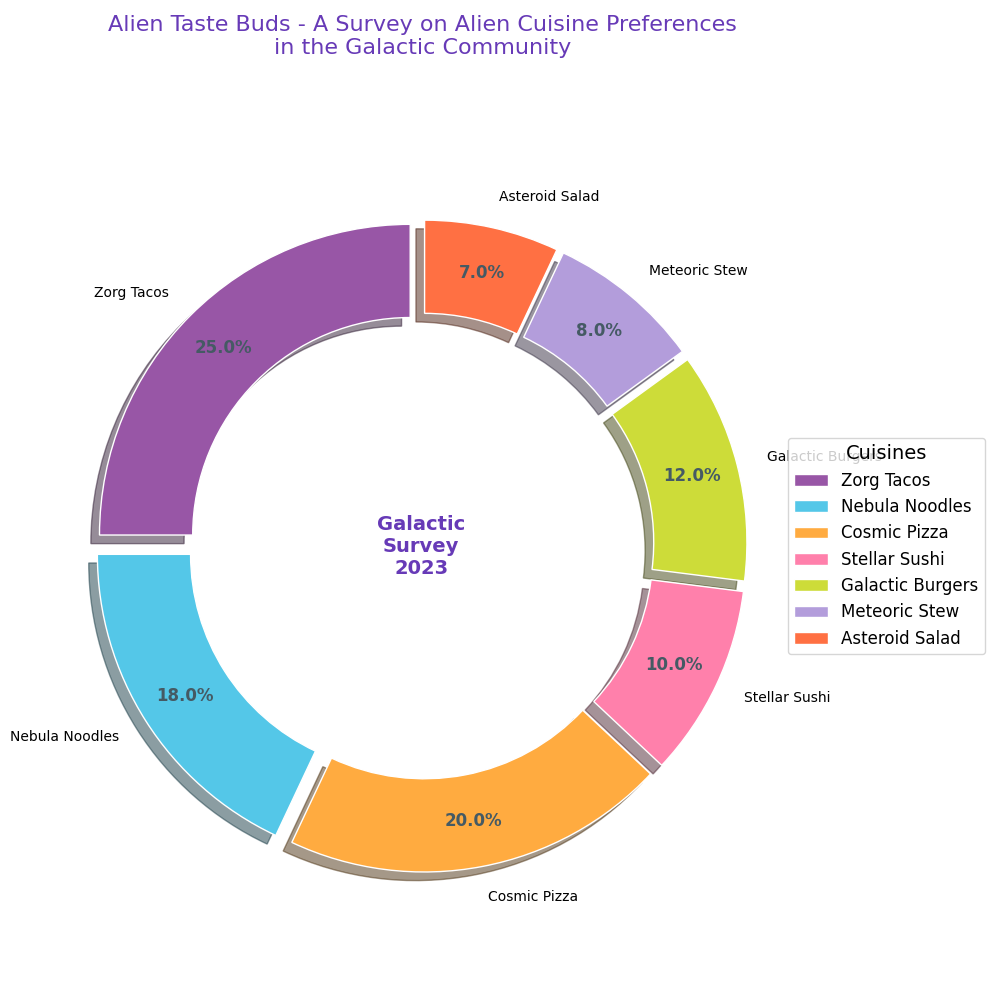

Recreate this plot in Python.
import matplotlib.pyplot as plt
import numpy as np

# Storyline: The Alien Taste Buds - A Survey on Alien Cuisine Preferences in the Galactic Community
# Data represents the percentage of preference for various alien cuisines.

# Data for alien cuisines preferences
cuisines = ['Zorg Tacos', 'Nebula Noodles', 'Cosmic Pizza', 'Stellar Sushi', 'Galactic Burgers', 'Meteoric Stew', 'Asteroid Salad']
percentages = [25, 18, 20, 10, 12, 8, 7]
colors = ['#9856A6', '#54C7E8', '#FFAB40', '#FF80AB', '#CDDC39', '#B39DDB', '#FF7043']

# Plotting the pie chart
fig, ax = plt.subplots(figsize=(10, 10))

wedges, texts, autotexts = ax.pie(
    percentages,
    colors=colors,
    startangle=90,
    labels=cuisines,
    autopct='%1.1f%%',
    pctdistance=0.85,
    wedgeprops=dict(width=0.3, edgecolor='w', linewidth=1),
    shadow=True,
    explode=[0.05]*len(cuisines)
)

# Adding a circle in the middle to create a donut shape
centre_circle = plt.Circle((0, 0), 0.6, fc='white', edgecolor='white')
fig.gca().add_artist(centre_circle)

# Equal aspect ratio ensures the pie is drawn as a circle
ax.axis('equal')

# Title and legend
plt.title('Alien Taste Buds - A Survey on Alien Cuisine Preferences\nin the Galactic Community', size=16, color='#673AB7', loc='center', pad=40)
ax.legend(wedges, cuisines, title='Cuisines', loc='center left', bbox_to_anchor=(1, 0, 0.5, 1), fontsize=12, title_fontsize=14)

# Customizing the autotext labels
for autotext in autotexts:
    autotext.set_color('#455A64')
    autotext.set_fontsize(12)
    autotext.set_weight('bold')

# Adding central text within the donut
plt.text(0, 0, 'Galactic\nSurvey\n2023', ha='center', va='center', fontsize=14, fontweight='bold', color='#673AB7')

# Automatically adjust the layout
plt.tight_layout()

# Display the chart
plt.show()
